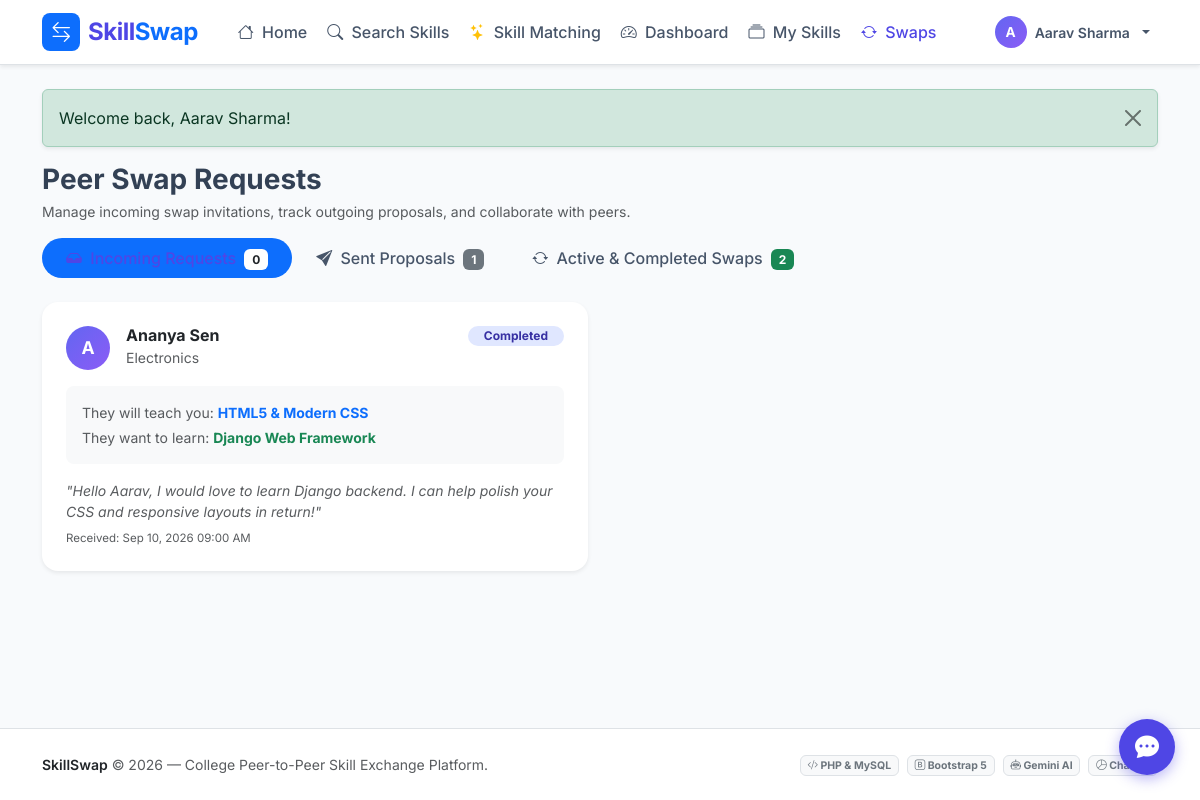
Page /student/swap_requests.php (signed in) on the committed database.
### tables this page shows
CREATE TABLE IF NOT EXISTS `swap_requests` (
    `id` INT AUTO_INCREMENT PRIMARY KEY,
    `sender_id` INT NOT NULL,
    `receiver_id` INT NOT NULL,
    `offered_skill_id` INT NOT NULL,
    `requested_skill_id` INT NOT NULL,
    `message` TEXT DEFAULT NULL,
    `status` ENUM('pending', 'accepted', 'rejected', 'completed', 'cancelled') DEFAULT 'pending',
    `created_at` DATETIME DEFAULT CURRENT_TIMESTAMP,
    `updated_at` DATETIME DEFAULT CURRENT_TIMESTAMP ON UPDATE CURRENT_TIMESTAMP,
    FOREIGN KEY (`sender_id`) REFERENCES `users`(`id`) ON DELETE CASCADE,
    FOREIGN KEY (`receiver_id`) REFERENCES `users`(`id`) ON DELETE CASCADE,
    FOREIGN KEY (`offered_skill_id`) REFERENCES `skills`(`id`) ON DELETE CASCADE,
    FOREIGN KEY (`requested_skill_id`) REFERENCES `skills`(`id`) ON DELETE CASCADE
);

CREATE TABLE IF NOT EXISTS `users` (
    `id` INT AUTO_INCREMENT PRIMARY KEY,
    `name` VARCHAR(100) NOT NULL,
    `email` VARCHAR(120) NOT NULL UNIQUE,
    `password` VARCHAR(255) NOT NULL,
    `role` ENUM('student', 'admin') DEFAULT 'student',
    `college_id` VARCHAR(50) DEFAULT NULL,
    `department` VARCHAR(100) DEFAULT 'Computer Science',
    `year_of_study` VARCHAR(20) DEFAULT '3rd Year',
    `bio` TEXT DEFAULT NULL,
    `contact_info` VARCHAR(255) DEFAULT NULL,
    `avatar` VARCHAR(255) DEFAULT 'default_avatar.png',
    `status` ENUM('active', 'suspended') DEFAULT 'active',
    `created_at` DATETIME DEFAULT CURRENT_TIMESTAMP
);

CREATE TABLE IF NOT EXISTS `skills` (
    `id` INT AUTO_INCREMENT PRIMARY KEY,
    `user_id` INT NOT NULL,
    `skill_name` VARCHAR(120) NOT NULL,
    `category` VARCHAR(60) NOT NULL,
    `proficiency_level` ENUM('Beginner', 'Intermediate', 'Advanced') DEFAULT 'Intermediate',
    `type` ENUM('teach', 'learn') NOT NULL,  
    `description` TEXT DEFAULT NULL,
    `created_at` DATETIME DEFAULT CURRENT_TIMESTAMP,
    FOREIGN KEY (`user_id`) REFERENCES `users`(`id`) ON DELETE CASCADE
);

### config/db.php (called while the page is built, shortened)
<?php
function sanitize($data) {
    return htmlspecialchars(trim($data ?? ''), ENT_QUOTES, 'UTF-8');
}

### student/swap_requests.php (the view, shortened to what this page needs)
<?php
require_once __DIR__ . '/../config/db.php';
$db = get_db_connection();
$userId = current_user_id();
$activeTab = $_GET['tab'] ?? 'incoming';
$inStmt = $db->prepare("
    SELECT sr.*, u.name as sender_name, u.department, u.contact_info,
           s_offered.skill_name as offered_skill,
           s_req.skill_name as requested_skill
    FROM swap_requests sr
    JOIN users u ON sr.sender_id = u.id
    JOIN skills s_offered ON sr.offered_skill_id = s_offered.id
    JOIN skills s_req ON sr.requested_skill_id = s_req.id
    WHERE sr.receiver_id = ?
    ORDER BY sr.id DESC
");
$inStmt->execute([$userId]);
$incoming = $inStmt->fetchAll();
$outStmt = $db->prepare("
    SELECT sr.*, u.name as receiver_name, u.department,
           s_offered.skill_name as offered_skill,
           s_req.skill_name as requested_skill
    FROM swap_requests sr
    JOIN users u ON sr.receiver_id = u.id
    JOIN skills s_offered ON sr.offered_skill_id = s_offered.id
    JOIN skills s_req ON sr.requested_skill_id = s_req.id
    WHERE sr.sender_id = ?
    ORDER BY sr.id DESC
");
$outStmt->execute([$userId]);
$outgoing = $outStmt->fetchAll();
$actStmt = $db->prepare("
    SELECT sr.*,
           u_sender.name as sender_name, u_sender.contact_info as sender_contact,
           u_rec.name as receiver_name, u_rec.contact_info as receiver_contact,
           s_offered.skill_name as offered_skill,
           s_req.skill_name as requested_skill
    FROM swap_requests sr
    JOIN users u_sender ON sr.sender_id = u_sender.id
    JOIN users u_rec ON sr.receiver_id = u_rec.id
    JOIN skills s_offered ON sr.offered_skill_id = s_offered.id
    JOIN skills s_req ON sr.requested_skill_id = s_req.id
    WHERE (sr.sender_id = ? OR sr.receiver_id = ?) AND sr.status IN ('accepted', 'completed')
    ORDER BY sr.updated_at DESC
");
$actStmt->execute([$userId, $userId]);
$activeSwaps = $actStmt->fetchAll();
require_once __DIR__ . '/../includes/header.php';
?>
<div class="mb-4">
    <h3 class="fw-bold mb-1">Peer Swap Requests</h3>
    <p class="text-muted small">Manage incoming swap invitations, track outgoing proposals, and collaborate with peers.</p>
    <ul class="nav nav-pills mt-3" id="swapTabs">
        <li class="nav-item">
            <a class="nav-link rounded-pill px-4 <?= ($activeTab === 'incoming') ? 'active' : ''; ?>" href="?tab=incoming">
                <i class="bi bi-inbox-fill me-1"></i> Incoming Requests
                <span class="badge bg-white text-dark ms-1"><?= count(array_filter($incoming, fn($r) => $r['status'] === 'pending')); ?></span>
            </a>
        </li>
        <li class="nav-item">
            <a class="nav-link rounded-pill px-4 <?= ($activeTab === 'outgoing') ? 'active' : ''; ?>" href="?tab=outgoing">
                <i class="bi bi-send-fill me-1"></i> Sent Proposals
                <span class="badge bg-secondary ms-1"><?= count($outgoing); ?></span>
            </a>
        </li>
        <li class="nav-item">
            <a class="nav-link rounded-pill px-4 <?= ($activeTab === 'active') ? 'active' : ''; ?>" href="?tab=active">
                <i class="bi bi-arrow-repeat me-1"></i> Active & Completed Swaps
                <span class="badge bg-success ms-1"><?= count($activeSwaps); ?></span>
            </a>
        </li>
    </ul>
</div>
<?php if ($activeTab === 'incoming'): ?>
    <?php if (empty($incoming)): ?>
        <div class="card border-0 shadow-sm rounded-4 p-5 text-center bg-white">
            <i class="bi bi-inbox text-muted fs-1 mb-2"></i>
            <h5 class="fw-bold">No Incoming Requests Yet</h5>
            <p class="text-muted small">When other students request to learn from you, their proposals will show up here.</p>
        </div>
    <?php else: ?>
        <div class="row g-4">
            <?php foreach ($incoming as $req): ?>
                <div class="col-md-6 col-lg-6">
                    <div class="card border-0 shadow-sm rounded-4 p-4 bg-white h-100 d-flex flex-column justify-content-between">
                        <div>
                            <div class="d-flex justify-content-between align-items-start mb-3">
                                <div class="d-flex align-items-center gap-3">
                                    <div class="avatar-circle">
                                        <?= strtoupper(substr($req['sender_name'], 0, 1)); ?>
                                    </div>
                                    <div>
                                        <h6 class="fw-bold mb-0 text-dark"><?= sanitize($req['sender_name']); ?></h6>
                                        <small class="text-muted"><?= sanitize($req['department']); ?></small>
                                    </div>
                                </div>
                                <span class="badge status-<?= $req['status']; ?> rounded-pill px-3 py-1">
                                    <?= ucfirst($req['status']); ?>
                                </span>
                            </div>
                            <div class="p-3 bg-light rounded-3 mb-3 small">
                                <div class="mb-1">
                                    <span class="text-muted">They will teach you:</span>
                                    <strong class="text-primary"><?= sanitize($req['offered_skill']); ?></strong>
                                </div>
                                <div>
                                    <span class="text-muted">They want to learn:</span>
                                    <strong class="text-success"><?= sanitize($req['requested_skill']); ?></strong>
                                </div>
                            </div>
                            <?php if ($req['message']): ?>
                                <p class="text-muted small mb-0 fst-italic">"<?= sanitize($req['message']); ?>"</p>
                            <?php endif; ?>
                            <small class="text-muted d-block mt-2" style="font-size: 0.72rem;">
                                Received: <?= date('M d, Y h:i A', strtotime($req['created_at'])); ?>
                            </small>
                        </div>
                    </div>
                </div>
            <?php endforeach; ?>
        </div>
    <?php endif; ?>
<?php endif; ?>
<?php require_once __DIR__ . '/../includes/footer.php'; ?>

### assets/css/style.css (style rules this page uses)
:root { --primary: #4f46e5; --primary-hover: #4338ca; --primary-light: #eef2ff; --secondary: #0ea5e9; --success: #10b981; --warning: #f59e0b; --danger: #ef4444; --dark: #0f172a; --gray-bg: #f8fafc; --card-shadow: 0 10px 25px -5px rgba(0, 0, 0, 0.05), 0 8px 10px -6px rgba(0, 0, 0, 0.03); --hover-shadow: 0 20px 25px -5px rgba(0, 0, 0, 0.1), 0 8px 10px -6px rgba(0, 0, 0, 0.04); }
body { font-family: 'Inter', -apple-system, BlinkMacSystemFont, "Segoe UI", Roboto, Helvetica, Arial, sans-serif; background-color: var(--gray-bg); color: #334155; min-height: 100vh; display: flex; flex-direction: column; }
.nav-link { font-weight: 500; color: #475569 !important; transition: color 0.2s ease; }
.nav-link:hover, .nav-link.active { color: var(--primary) !important; }
.status-completed { background-color: #e0e7ff; color: #3730a3; }
.avatar-circle { width: 44px; height: 44px; border-radius: 50%; background: linear-gradient(135deg, #6366f1, #8b5cf6); color: white; display: flex; align-items: center; justify-content: center; font-weight: 700; font-size: 1.1rem; }

### rows in the picture
swap_requests: status "0", sender.name "A", sender.name "Ananya Sen", sender.department "Electronics", status "Completed", offered_skill.skill_name "HTML5 & Modern CSS", requested_skill.skill_name "Django Web Framework", message "Hello Aarav, I would love to learn Django backend. I can help polish your CSS and responsive layouts in return!", created_at "Sep 10, 2026 09:00 AM"

### other values in the picture
substr($_SESSION['user_name'] ?? 'U', 0, 1) "A"
$_SESSION['user_name'] "Aarav Sharma"
$flash['message'] "Welcome back, Aarav Sharma!"
count($outgoing) "1"
count($activeSwaps) "2"
